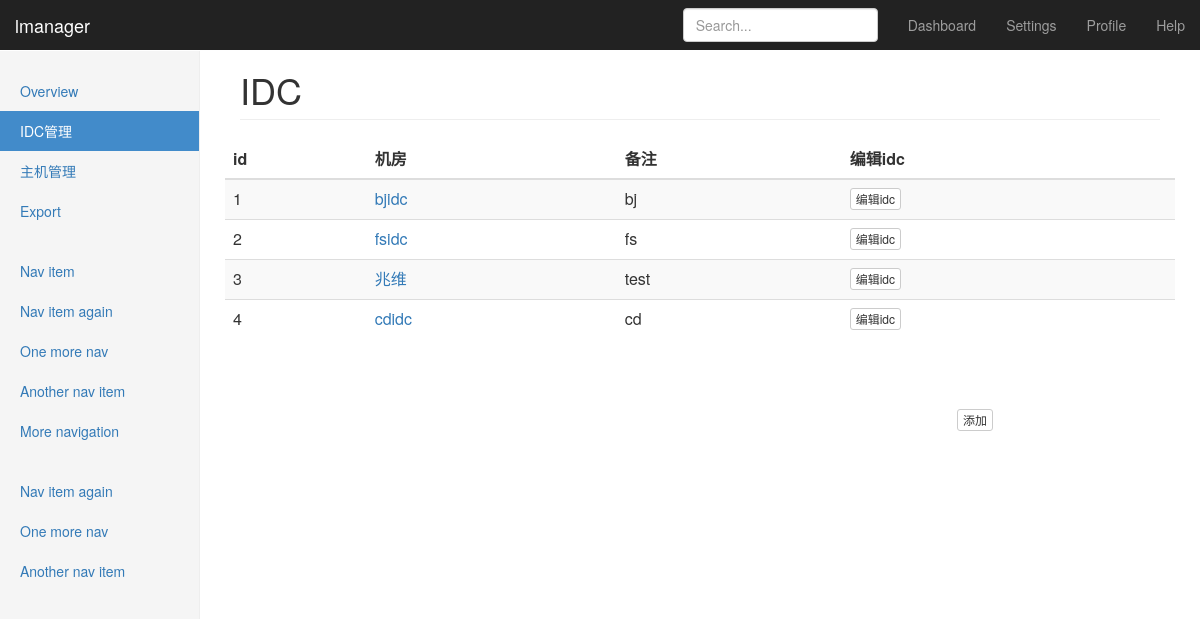
The page /idc/ (signed in) on the database as committed earlier.
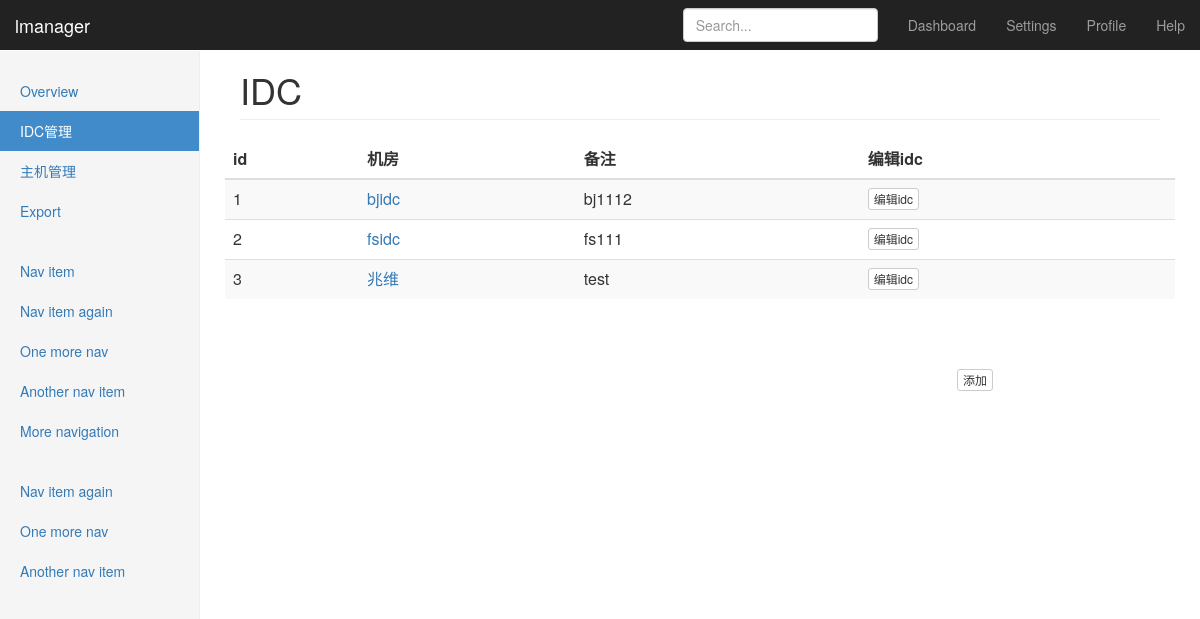
The same page on the database as committed later.
### cmdb/models.py (models this page shows, shortened)
class Idc(models.Model):
    owner = models.ForeignKey(User)
    name = models.CharField(max_length=40, verbose_name='机房名称')
    remark = models.CharField(max_length=50, verbose_name='备注')
    date_added = models.DateTimeField(auto_now_add=True)
    class Meta:
        verbose_name = '机房'
        verbose_name_plural = '机房'

### cmdb/views.py (the view)
# urls.py: url(r'^idc/$', views.idc, name='idc'),
@login_required
def idc(request):
    idc = Idc.objects.all()
    context = {'idc': idc}
    return render(request, 'cmdb/idc.html', context)

### cmdb/templates/cmdb/idc.html (shortened to what this page needs)
<html lang="zh-CN" class=""><head>
    <link href="https://cdn.bootcss.com/bootstrap/3.3.7/css/bootstrap.min.css" rel="stylesheet">
    <link href="/static/css/dashboard.css" rel="stylesheet">
<style type="text/css">.fancybox-margin{margin-right:0px;}</style></head>
  <body data-feedly-mini="yes" data-gclp-initialized="true" data-gistbox-initialized="true">
    <nav class="navbar navbar-inverse navbar-fixed-top">
      <div class="container-fluid">
        <div class="navbar-header">
          <a class="navbar-brand" href="#">lmanager</a>
        </div>
        <div id="navbar" class="navbar-collapse collapse">
          <ul class="nav navbar-nav navbar-right">
            <li><a href="#">Dashboard</a></li>
            <li><a href="#">Settings</a></li>
            <li><a href="#">Profile</a></li>
            <li><a href="#">Help</a></li>
          </ul>
          <form class="navbar-form navbar-right">
            <input type="text" class="form-control" placeholder="Search...">
          </form>
        </div>
      </div>
    </nav>
    <div class="container-fluid">
      <div class="row">
        <div class="col-sm-3 col-md-2 sidebar">
          <ul class="nav nav-sidebar">
            <li><a href="/">Overview <span class="sr-only">(current)</span></a></li>
            <li  class="active"><a href="/idc">IDC管理</a></li>
            <li><a href="">主机管理</a></li>
            <li><a href="#">Export</a></li>
          </ul>
          <ul class="nav nav-sidebar">
            <li><a href="">Nav item</a></li>
            <li><a href="">Nav item again</a></li>
            <li><a href="">One more nav</a></li>
            <li><a href="">Another nav item</a></li>
            <li><a href="">More navigation</a></li>
          </ul>
          <ul class="nav nav-sidebar">
            <li><a href="">Nav item again</a></li>
            <li><a href="">One more nav</a></li>
            <li><a href="">Another nav item</a></li>
          </ul>
        </div>
        <div class="col-sm-9 col-sm-offset-3 col-md-10 col-md-offset-2 main">
          <h1 class="page-header">IDC</h1>
          <div class="row placeholders">
          <div class="table-responsive">
            <table class="table table-striped">
              <thead>
                <tr>
                  <th>id</th>
                  <th>机房</th>
                  <th>备注</th>
                  <th>编辑idc</th>
                </tr>
              </thead>
              <tbody>
                {% for idcall in idc %}
                <tr>
                  <td>{{idcall.id}}</td>
                  <td><a href="{% url 'cmdb:hostlist' idcall.id %}">{{idcall.name}}</a></td>
                  <td>{{idcall.remark}}</td>
                  <td><a class="btn btn-default btn-xs" href="{% url 'cmdb:edit_idc' idcall.id %}">编辑idc</a></td>
                </tr>
                {% endfor %}
              </tbody>
            </table>
            <a href="{%url 'cmdb:new_idc'%}"><button style="margin-left:550px;margin-top:50px;" type="button" class="btn btn-default btn-xs">添加</button></a>
          </div>
        </div>
      </div>
    </div>
   </body>
</html>

Rows that differ between the two databases and show on the page:
removed Idc: id "4", name "cdidc", remark "cd"
changed Idc "bjidc": remark "bj" → "bj1112"
changed Idc "fsidc": remark "fs" → "fs111"
